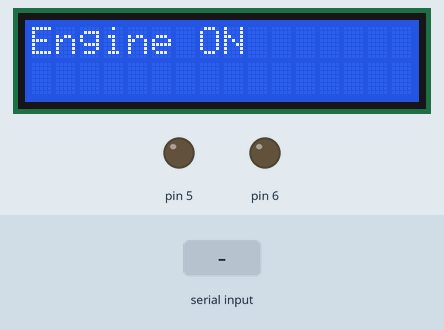
Bench run of a sketch on a simulated Arduino Uno, built with avr-gcc and run on an emulated ATmega328P. On the bench: 16×2 character LCD, output pins drawn as LEDs (lit = HIGH). The inputs (shaded band) are chosen by the test bench. What the sketch prints to the serial monitor is not drawn.

Above: at 0.1 s.
2.3 s: "1" received over the second serial link
At 2.8 s:
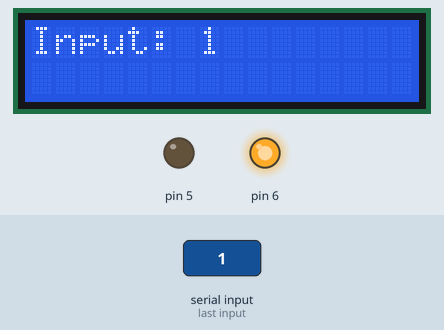
3.8 s: "2" received over the second serial link
At 4.9 s:
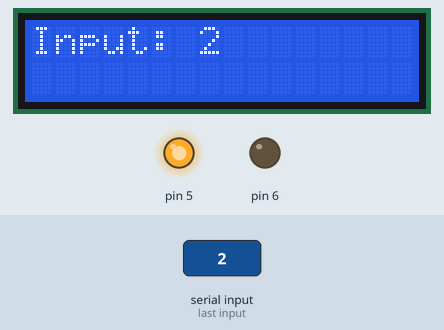
5.3 s: "0" received over the second serial link
At 6.2 s:
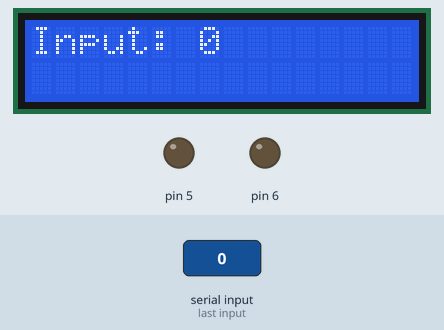
Timing chart, 0 to 8.3 s (numbered marks = the images above; inputs shaded):
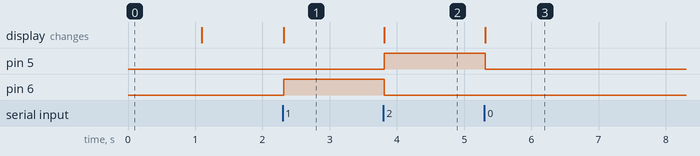

The sketch:

MotorWithBluetoothControlandScreen.ino
```cpp
#include <LiquidCrystal_I2C.h>
#include <SoftwareSerial.h>

LiquidCrystal_I2C lcd(0x27, 16, 2);
SoftwareSerial mySerial(10, 11); // RX, TX

int outputVar{1};
int five = 5;
int six = 6;


void setup() {
  pinMode(5, OUTPUT);
  pinMode(6, OUTPUT);

  // Open serial communications and wait for port to open:
  Serial.begin(57600);
  while (!Serial) {
    ; // wait for serial port to connect. Needed for native USB port only
  }

  lcd.init();
  lcd.backlight();
  lcd.setCursor(0,0);
  lcd.print("Engine ON");
  delay(1000);
  lcd.clear();

  Serial.println("Engine Started!");

  // set the data rate for the SoftwareSerial port
  mySerial.begin(9600);
  mySerial.println("Engine Started?");
}

void loop() { // run over and over
  if (mySerial.available()) {
    char direction = mySerial.read();

Serial.write(direction);
lcd.setCursor(0, 0);        // always print on line 2
lcd.print("Input: ");      // fixed label
lcd.print(direction);
lcd.print("   ");          // clears leftover characters

    if(direction == '1')
    {
      digitalWrite(5,LOW);
      digitalWrite(6,HIGH);
    }
    else if(direction == '2')
    {
      digitalWrite(5,HIGH);
      digitalWrite(6,LOW);
    }

    else
    {
      digitalWrite(5,LOW);
      digitalWrite(6,LOW);
    }
  }
  delay(10);
}
```

Measured:
- after the input at 2.3 s, pin 6: LOW → HIGH at once; the display: changes at once (image 1)
- after the input at 3.8 s, pin 5: LOW → HIGH at once; pin 6: HIGH → LOW at once; the display: changes at once (image 2)
- after the input at 5.3 s, pin 5: HIGH → LOW at once; the display: changes at once (image 3)
